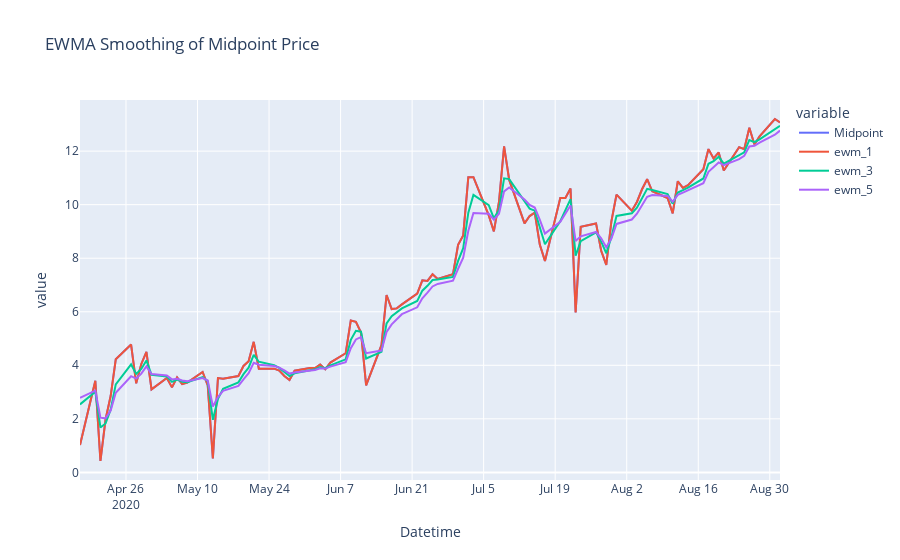

The code cell stored with this chart in its notebook:
### Code cell
pnl
index = 20
_id, _entry, _exit = pnl.iloc[index][['TradeID', 'EntryTime', 'ExitTime']]
tick = pnl.iloc[index]['Ticker']
data = rm.position_data[_id].copy()
data['ewm_1'] = data['Midpoint'].ewm(span=1).mean()
data['ewm_3'] = data['Midpoint'].ewm(span=3).mean()
data['ewm_5'] = data['Midpoint'].ewm(span=5).mean()
data['abs_pct_ewn_3'] = (data['Midpoint'] - data['ewm_3']).abs() / data['Midpoint'].abs()
data['abs_pct_ewn_5'] = (data['Midpoint'] - data['ewm_5']).abs() / data['Midpoint'].abs()
data['ewm_3_pct_skip'] = data['abs_pct_ewn_3'] > 0.75
data['ewm_5_pct_skip'] = data['abs_pct_ewn_5'] > 0.75
data[['ewm_3_pct_skip', 'ewm_5_pct_skip']].sum()
print(_entry, _exit)
print(pnl.loc[index])
# data[['ewm_3_pct_skip', 'ewm_5_pct_skip', 'Midpoint_skip_day']][_entry:_exit].plot()
data[['Midpoint', 'ewm_1', 'ewm_3', 'ewm_5']].loc[_entry:_exit].plot(title='EWMA Smoothing of Midpoint Price')
